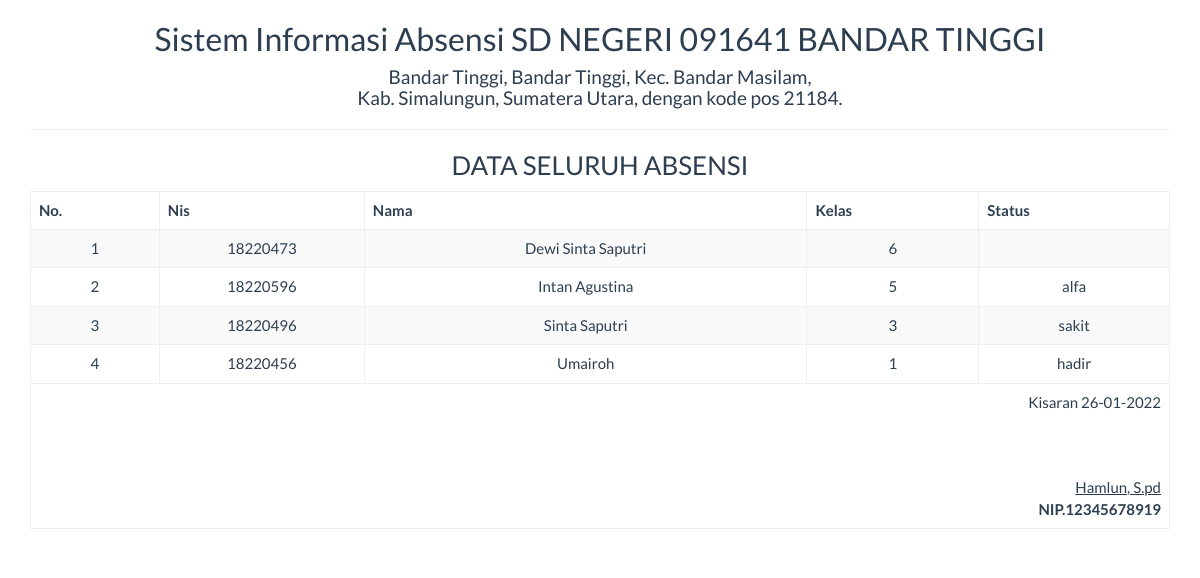
The page /report/absensi_semua.php on the database its author committed.
### tables this page shows
CREATE TABLE `tabel_absensi` (
  `nis` int(11) NOT NULL,
  `nama` varchar(50) NOT NULL,
  `kelas` varchar(50) NOT NULL,
  `status` varchar(50) NOT NULL,
  `id` int(11) NOT NULL
);

### report/absensi_semua.php (the view, shortened to what this page needs)
<!DOCTYPE html>
<html>
    <head>
        <link href="../Assets/css/bootstrap.min.css" rel="stylesheet" type="text/css"/>
    </head>
    <body onload="print()">
        <?php
        include '../config/koneksi.php';
        ?>
        <div class="container">
            <div class='row'>
                <div class="col-sm-12">
                    <div class="text-center">
                    <h2>Sistem Informasi Absensi SD NEGERI 091641 BANDAR TINGGI</h2>
                        <h4>Bandar Tinggi, Bandar Tinggi, Kec. Bandar Masilam, <br> Kab. Simalungun, Sumatera Utara, dengan kode pos 21184.</h4>
                        <hr>
                        <h3>DATA SELURUH ABSENSI</h3>
                        <table class="table table-bordered table-striped table-hover">
                        <tbody>
                                <thead>
								<tr>
									<th>No.</th><th width="18%">Nis</th><th>Nama</th><th>Kelas</th><th>Status</th>
								</tr>
								</thead>
							<tbody>
                            <?php
                            $sql = "SELECT * FROM tabel_absensi";
                            $query = mysqli_query($koneksi, $sql) or die("SQL Anda Salah");
                            $nomor = 0;
                            while ($data = mysqli_fetch_array($query)) {
                                $nomor++;
                                ?>
                                <tr>
                                    <td><?= $nomor ?></td>
                                    <td><?= $data['nis'] ?></td>
									                  <td><?= $data['nama'] ?></td>
                                    <td><?= $data['kelas'] ?></td>
                                    <td><?= $data['status'] ?></td>
                                </tr>
                            <?php } ?>
							</tbody>
                        </tbody>
                            <tfoot>
                                <tr>
                                    <td colspan="8" class="text-right">
                                        Kisaran  <?= date("d-m-Y") ?>
                                        <br><br><br><br>
                                        <u>Hamlun, S.pd<strong></u><br>
                                        NIP.12345678919
									</td>
								</tr>
							</tfoot>
                        </table>
                    </div>
                </div>
            </div>
    </body>
</html>

### rows shown on the page
tabel_absensi: nis "18220473", nama "Dewi Sinta Saputri", kelas "6"
tabel_absensi: nis "18220596", nama "Intan Agustina", kelas "5", status "alfa"
tabel_absensi: nis "18220496", nama "Sinta Saputri", kelas "3", status "sakit"
tabel_absensi: nis "18220456", nama "Umairoh", kelas "1", status "hadir"
